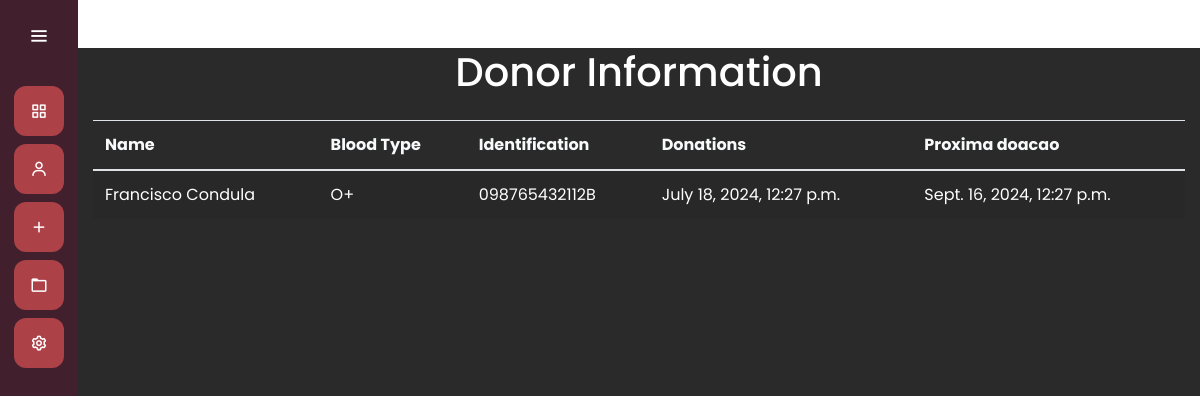
/donations/donor_info/098765432112B, run on the app's committed database.
### donations/models.py (models this page shows, shortened)
class Donor(models.Model):
    BLOOD_TYPE_CHOICES = [
        ('A+', 'A+'),
        ('A-', 'A-'),
        ('B+', 'B+'),
        ('B-', 'B-'),
        ('AB+', 'AB+'),
        ('AB-', 'AB-'),
        ('O+', 'O+'),
        ('O-', 'O-'),
    ]
    name = models.CharField(max_length=100)
    identification = models.CharField(max_length=100, unique=True, null=True, blank=True)
    blood_type = models.CharField(max_length=3, choices=BLOOD_TYPE_CHOICES)
    birth_day = models.DateField()

class Donation(models.Model):
    donor = models.ForeignKey(Donor, on_delete=models.CASCADE,  related_name='donations')
    created_at = models.DateTimeField(auto_now_add=True)
    next_donation = models.DateTimeField(null=True)
    def __str__(self):
        return f"Donation by {self.donor.name} on {self.created_at}"

### donations/views.py (the view)
# urls.py: path('donor_info/<str:id>', views.donor_info, name = 'donor_info'),
def donor_info(request, id):
    donor = Donor.objects.filter(identification=id).first()
    last_donation = donor.donations.all()
    print(last_donation)
    if donor:
        print(donor.name)
    return render(request, 'donor_info.html', {
        'donor': donor
                                               })

### donations/templates/donor_info.html
{% extends "static/base.html" %}
{% load static %}
{% block 'head' %}
    <link rel="stylesheet" href="">
{% endblock %}
{% block 'dashboard' %}
    <div class="container mt-5">
        <h1 class="text-center mb-4">Donor Information</h1>
        <table class="table table-striped">
            <thead class="text-light">
                <tr>
                    <th>Name</th>
                    <th>Blood Type</th>
                    <th>Identification</th>
                    <th>Donations</th>
                    <th>Proxima doacao</th>
                </tr>
            </thead>
            <tbody class="text-white">
                <tr>
                    <td>{{ donor.name }}</td>
                    <td>{{ donor.blood_type }}</td>
                    <td>{{ donor.identification }}</td>
                    <td>{%for donation in donor.donations.all%}
                            {{ donation.created_at }}
                        {%endfor%}
                    </td>
                    <td>{%for donation in donor.donations.all%}
                             {{ donation.next_donation }}
                        {%endfor%}
                    </td>
                </tr>
            </tbody>
        </table>
    </div>
{% endblock %}

### templates/static/general/css/base.css (style rules this page uses)
* { margin: 0; padding: 0; box-sizing: border-box; font-family: "Poppins" , sans-serif; }

### templates/static/general/css/general.css (style rules this page uses)
:root { --main-color: #ac4147; --dark-color: #411f2d; --light-color: #ffc27f; --contrast-color: #f88863; --differential-color: #ffe29a; }

### data on the page
Donor: name "Francisco Condula", blood_type "O+", identification "098765432112B"
Donation: created_at "July 18, 2024, 12:27 p.m.", next_donation "Sept. 16, 2024, 12:27 p.m."
